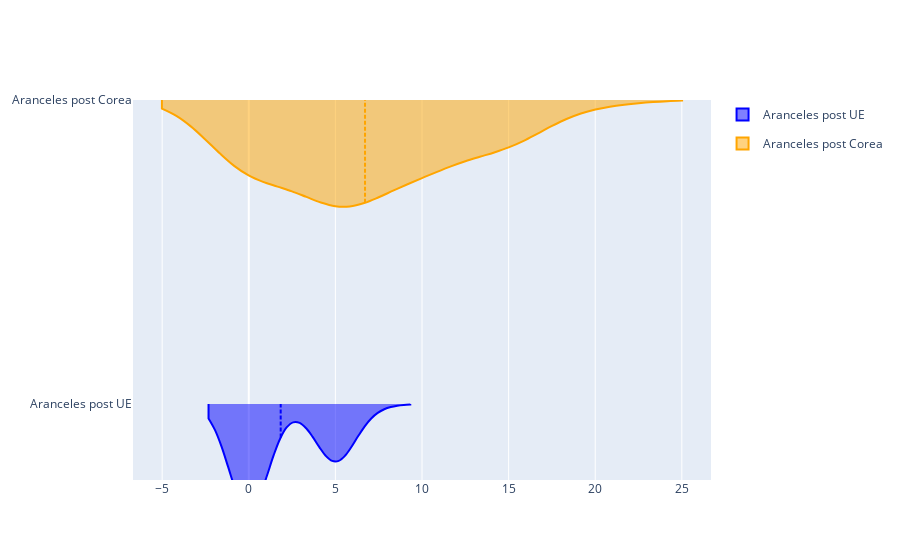

Notebook code cell kept with this figure:
### Code cell
violin_post(aranceles)

### Figure 1 — Plotly figure (JSON) as saved in the notebook; plotly's stock layout.template omitted (floating-point values rounded to 4 significant figures)
{"data": [{"legendgroup": "Aranceles post UE", "line": {"color": "blue"}, "meanline": {"visible": true}, "name": "Aranceles post UE", "scalegroup": "Yes", "side": "negative", "type": "violin", "x": [5, 5, 0, 0, 0, 0, 0, 0, 0, 0, 5, 5, 5, 5, 0, 5, 5, 0, 3, 0, 0, 0, 0, 5, 5, 7, 5, 0, 5, 5, 5, 0, 5, 0, 0, 0, 0, 5, 0, 0, 0, 5, 0, 0, 0, 0, 0, 0, 0, 0, 0, 0, 5, 5, 0, 0, 0]}, {"legendgroup": "Aranceles post Corea", "line": {"color": "orange"}, "meanline": {"visible": true}, "name": "Aranceles post Corea", "scalegroup": "No", "side": "negative", "type": "violin", "x": [15, 15, 7.5, 10, 10, 15, 10, 5, 0, 5, 5, 5, 5, 5, 5, 5, 7, 0, 0, 10, 5, 5, 5, 7, 10, 10, 5, 12, 15, 7, 12, 0, 3, 15, 5, 15, 20, 10, 0, 15, 10, 10, 0, 5, 0, 0, 5, 0, 7, 0, 10, 0, 15, 0, 0, 0, 5]}], "layout": {"violingap": 0, "violinmode": "overlay"}}
